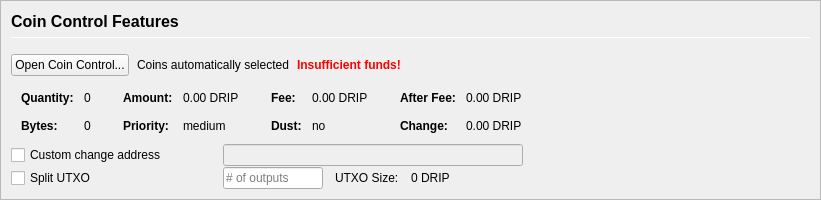
         <widget class="QFrame" name="frameCoinControl">
          <property name="sizePolicy">
           <sizepolicy hsizetype="Expanding" vsizetype="Expanding">
            <horstretch>0</horstretch>
            <verstretch>0</verstretch>
           </sizepolicy>
          </property>
          <property name="maximumSize">
           <size>
            <width>16777215</width>
            <height>16777215</height>
           </size>
          </property>
          <property name="frameShape">
           <enum>QFrame::StyledPanel</enum>
          </property>
          <property name="frameShadow">
           <enum>QFrame::Sunken</enum>
          </property>
          <layout class="QVBoxLayout" name="verticalLayoutCoinControl2">
           <property name="spacing">
            <number>0</number>
           </property>
           <property name="leftMargin">
            <number>0</number>
           </property>
           <property name="topMargin">
            <number>0</number>
           </property>
           <property name="rightMargin">
            <number>0</number>
           </property>
           <property name="bottomMargin">
            <number>0</number>
           </property>
           <item>
            <widget class="QFrame" name="frameCoinControl_BG">
             <layout class="QVBoxLayout" name="verticalLayoutCoinControl" stretch="0,0,0,0,0,0">
              <property name="spacing">
               <number>1</number>
              </property>
              <property name="leftMargin">
               <number>10</number>
              </property>
              <property name="topMargin">
               <number>10</number>
              </property>
              <item>
               <layout class="QHBoxLayout" name="horizontalLayoutCoinControl1">
                <property name="bottomMargin">
                 <number>15</number>
                </property>
                <item>
                 <layout class="QVBoxLayout" name="verticalLayout_3">
                  <property name="spacing">
                   <number>6</number>
                  </property>
                  <item>
                   <widget class="QLabel" name="labelCoinControlFeatures">
                    <property name="sizePolicy">
                     <sizepolicy hsizetype="Preferred" vsizetype="Maximum">
                      <horstretch>0</horstretch>
                      <verstretch>0</verstretch>
                     </sizepolicy>
                    </property>
                    <property name="minimumSize">
                     <size>
                      <width>0</width>
                      <height>20</height>
                     </size>
                    </property>
                    <property name="font">
                     <font>
                      <pointsize>12</pointsize>
                      <weight>75</weight>
                      <bold>true</bold>
                     </font>
                    </property>
                    <property name="styleSheet">
                     <string notr="true">font-weight:bold;</string>
                    </property>
                    <property name="text">
                     <string>Coin Control Features</string>
                    </property>
                   </widget>
                  </item>
                  <item>
                   <widget class="Line" name="line">
                    <property name="minimumSize">
                     <size>
                      <width>0</width>
                      <height>1</height>
                     </size>
                    </property>
                    <property name="maximumSize">
                     <size>
                      <width>16777215</width>
                      <height>1</height>
                     </size>
                    </property>
                    <property name="orientation">
                     <enum>Qt::Horizontal</enum>
                    </property>
                   </widget>
                  </item>
                 </layout>
                </item>
               </layout>
              </item>
              <item>
               <layout class="QHBoxLayout" name="horizontalLayoutCoinControl2" stretch="0,0,0,0">
                <property name="spacing">
                 <number>8</number>
                </property>
                <property name="bottomMargin">
                 <number>10</number>
                </property>
                <item>
                 <widget class="QPushButton" name="pushButtonCoinControl">
                  <property name="styleSheet">
                   <string notr="true"/>
                  </property>
                  <property name="text">
                   <string>Open Coin Control...</string>
                  </property>
                  <property name="autoDefault">
                   <bool>false</bool>
                  </property>
                 </widget>
                </item>
                <item>
                 <widget class="QLabel" name="labelCoinControlAutomaticallySelected">
                  <property name="text">
                   <string>Coins automatically selected</string>
                  </property>
                  <property name="margin">
                   <number>5</number>
                  </property>
                 </widget>
                </item>
                <item>
                 <widget class="QLabel" name="labelCoinControlInsuffFunds">
                  <property name="font">
                   <font>
                    <weight>75</weight>
                    <bold>true</bold>
                   </font>
                  </property>
                  <property name="styleSheet">
                   <string notr="true">color:red;font-weight:bold;</string>
                  </property>
                  <property name="text">
                   <string>Insufficient funds!</string>
                  </property>
                  <property name="margin">
                   <number>5</number>
                  </property>
                 </widget>
                </item>
                <item>
                 <spacer name="horizontalSpacerCoinControl">
                  <property name="orientation">
                   <enum>Qt::Horizontal</enum>
                  </property>
                  <property name="sizeHint" stdset="0">
                   <size>
                    <width>40</width>
                    <height>1</height>
                   </size>
                  </property>
                 </spacer>
                </item>
               </layout>
              </item>
              <item>
               <widget class="QWidget" name="widgetCoinControl" native="true">
                <property name="sizePolicy">
                 <sizepolicy hsizetype="Preferred" vsizetype="Preferred">
                  <horstretch>0</horstretch>
                  <verstretch>0</verstretch>
                 </sizepolicy>
                </property>
                <property name="minimumSize">
                 <size>
                  <width>0</width>
                  <height>0</height>
                 </size>
                </property>
                <property name="styleSheet">
                 <string notr="true"/>
                </property>
                <layout class="QHBoxLayout" name="horizontalLayoutCoinControl5">
                 <property name="leftMargin">
                  <number>0</number>
                 </property>
                 <property name="topMargin">
                  <number>0</number>
                 </property>
                 <property name="rightMargin">
                  <number>0</number>
                 </property>
                 <property name="bottomMargin">
                  <number>0</number>
                 </property>
                 <item>
                  <layout class="QHBoxLayout" name="horizontalLayoutCoinControl3" stretch="0,0,0,1">
                   <property name="spacing">
                    <number>20</number>
                   </property>
                   <property name="topMargin">
                    <number>0</number>
                   </property>
                   <property name="bottomMargin">
                    <number>10</number>
                   </property>
                   <item>
                    <layout class="QFormLayout" name="formLayoutCoinControl1">
                     <property name="horizontalSpacing">
                      <number>10</number>
                     </property>
                     <property name="verticalSpacing">
                      <number>14</number>
                     </property>
                     <property name="leftMargin">
                      <number>10</number>
                     </property>
                     <property name="topMargin">
                      <number>4</number>
                     </property>
                     <property name="rightMargin">
                      <number>6</number>
                     </property>
                     <item row="0" column="0">
                      <widget class="QLabel" name="labelCoinControlQuantityText">
                       <property name="font">
                        <font>
                         <weight>75</weight>
                         <bold>true</bold>
                        </font>
                       </property>
                       <property name="text">
                        <string>Quantity:</string>
                       </property>
                       <property name="margin">
                        <number>0</number>
                       </property>
                      </widget>
                     </item>
                     <item row="0" column="1">
                      <widget class="QLabel" name="labelCoinControlQuantity">
                       <property name="cursor">
                        <cursorShape>IBeamCursor</cursorShape>
                       </property>
                       <property name="contextMenuPolicy">
                        <enum>Qt::ActionsContextMenu</enum>
                       </property>
                       <property name="text">
                        <string notr="true">0</string>
                       </property>
                       <property name="margin">
                        <number>0</number>
                       </property>
                       <property name="textInteractionFlags">
                        <set>Qt::LinksAccessibleByMouse|Qt::TextSelectableByKeyboard|Qt::TextSelectableByMouse</set>
                       </property>
                      </widget>
                     </item>
                     <item row="1" column="0">
                      <widget class="QLabel" name="labelCoinControlBytesText">
                       <property name="font">
                        <font>
                         <weight>75</weight>
                         <bold>true</bold>
                        </font>
                       </property>
                       <property name="text">
                        <string>Bytes:</string>
                       </property>
                      </widget>
                     </item>
                     <item row="1" column="1">
                      <widget class="QLabel" name="labelCoinControlBytes">
                       <property name="cursor">
                        <cursorShape>IBeamCursor</cursorShape>
                       </property>
                       <property name="contextMenuPolicy">
                        <enum>Qt::ActionsContextMenu</enum>
                       </property>
                       <property name="text">
                        <string notr="true">0</string>
                       </property>
                       <property name="textInteractionFlags">
                        <set>Qt::LinksAccessibleByMouse|Qt::TextSelectableByKeyboard|Qt::TextSelectableByMouse</set>
                       </property>
                      </widget>
                     </item>
                    </layout>
                   </item>
                   <item>
                    <layout class="QFormLayout" name="formLayoutCoinControl2">
                     <property name="horizontalSpacing">
                      <number>10</number>
                     </property>
                     <property name="verticalSpacing">
                      <number>14</number>
                     </property>
                     <property name="leftMargin">
                      <number>6</number>
                     </property>
                     <property name="topMargin">
                      <number>4</number>
                     </property>
                     <property name="rightMargin">
                      <number>6</number>
                     </property>
                     <item row="0" column="0">
                      <widget class="QLabel" name="labelCoinControlAmountText">
                       <property name="font">
                        <font>
                         <weight>75</weight>
                         <bold>true</bold>
                        </font>
                       </property>
                       <property name="text">
                        <string>Amount:</string>
                       </property>
                       <property name="margin">
                        <number>0</number>
                       </property>
                      </widget>
                     </item>
                     <item row="0" column="1">
                      <widget class="QLabel" name="labelCoinControlAmount">
                       <property name="cursor">
                        <cursorShape>IBeamCursor</cursorShape>
                       </property>
                       <property name="contextMenuPolicy">
                        <enum>Qt::ActionsContextMenu</enum>
                       </property>
                       <property name="text">
                        <string notr="true">0.00 DRIP</string>
                       </property>
                       <property name="textInteractionFlags">
                        <set>Qt::LinksAccessibleByMouse|Qt::TextSelectableByKeyboard|Qt::TextSelectableByMouse</set>
                       </property>
                      </widget>
                     </item>
                     <item row="1" column="0">
                      <widget class="QLabel" name="labelCoinControlPriorityText">
                       <property name="font">
                        <font>
                         <weight>75</weight>
                         <bold>true</bold>
                        </font>
                       </property>
                       <property name="text">
                        <string>Priority:</string>
                       </property>
                      </widget>
                     </item>
                     <item row="1" column="1">
                      <widget class="QLabel" name="labelCoinControlPriority">
                       <property name="cursor">
                        <cursorShape>IBeamCursor</cursorShape>
                       </property>
                       <property name="contextMenuPolicy">
                        <enum>Qt::ActionsContextMenu</enum>
                       </property>
                       <property name="text">
                        <string>medium</string>
                       </property>
                       <property name="textInteractionFlags">
                        <set>Qt::LinksAccessibleByMouse|Qt::TextSelectableByKeyboard|Qt::TextSelectableByMouse</set>
                       </property>
                      </widget>
                     </item>
                    </layout>
                   </item>
                   <item>
                    <layout class="QFormLayout" name="formLayoutCoinControl3">
                     <property name="horizontalSpacing">
                      <number>10</number>
                     </property>
                     <property name="verticalSpacing">
                      <number>14</number>
                     </property>
                     <property name="leftMargin">
                      <number>6</number>
                     </property>
                     <property name="topMargin">
                      <number>4</number>
                     </property>
                     <property name="rightMargin">
                      <number>6</number>
                     </property>
                     <item row="0" column="0">
                      <widget class="QLabel" name="labelCoinControlFeeText">
                       <property name="font">
                        <font>
                         <weight>75</weight>
                         <bold>true</bold>
                        </font>
                       </property>
                       <property name="text">
                        <string>Fee:</string>
                       </property>
                       <property name="margin">
                        <number>0</number>
                       </property>
                      </widget>
                     </item>
                     <item row="0" column="1">
                      <widget class="QLabel" name="labelCoinControlFee">
                       <property name="cursor">
                        <cursorShape>IBeamCursor</cursorShape>
                       </property>
                       <property name="contextMenuPolicy">
                        <enum>Qt::ActionsContextMenu</enum>
                       </property>
                       <property name="text">
                        <string notr="true">0.00 DRIP</string>
                       </property>
                       <property name="textInteractionFlags">
                        <set>Qt::LinksAccessibleByMouse|Qt::TextSelectableByKeyboard|Qt::TextSelectableByMouse</set>
                       </property>
                      </widget>
                     </item>
                     <item row="1" column="0">
                      <widget class="QLabel" name="labelCoinControlLowOutputText">
                       <property name="font">
                        <font>
                         <weight>75</weight>
                         <bold>true</bold>
                        </font>
                       </property>
                       <property name="text">
                        <string>Dust:</string>
                       </property>
                      </widget>
                     </item>
                     <item row="1" column="1">
                      <widget class="QLabel" name="labelCoinControlLowOutput">
                       <property name="cursor">
                        <cursorShape>IBeamCursor</cursorShape>
                       </property>
                       <property name="contextMenuPolicy">
                        <enum>Qt::ActionsContextMenu</enum>
                       </property>
                       <property name="text">
                        <string>no</string>
                       </property>
                       <property name="textInteractionFlags">
                        <set>Qt::LinksAccessibleByMouse|Qt::TextSelectableByKeyboard|Qt::TextSelectableByMouse</set>
                       </property>
                      </widget>
                     </item>
                    </layout>
                   </item>
                   <item>
                    <layout class="QFormLayout" name="formLayoutCoinControl4">
                     <property name="horizontalSpacing">
                      <number>10</number>
                     </property>
                     <property name="verticalSpacing">
                      <number>14</number>
                     </property>
                     <property name="leftMargin">
                      <number>6</number>
                     </property>
                     <property name="topMargin">
                      <number>4</number>
                     </property>
                     <property name="rightMargin">
                      <number>6</number>
                     </property>
                     <item row="0" column="0">
                      <widget class="QLabel" name="labelCoinControlAfterFeeText">
                       <property name="font">
                        <font>
                         <weight>75</weight>
                         <bold>true</bold>
                        </font>
                       </property>
                       <property name="text">
                        <string>After Fee:</string>
                       </property>
                       <property name="margin">
                        <number>0</number>
                       </property>
                      </widget>
                     </item>
                     <item row="0" column="1">
                      <widget class="QLabel" name="labelCoinControlAfterFee">
                       <property name="cursor">
                        <cursorShape>IBeamCursor</cursorShape>
                       </property>
                       <property name="contextMenuPolicy">
                        <enum>Qt::ActionsContextMenu</enum>
                       </property>
                       <property name="text">
                        <string notr="true">0.00 DRIP</string>
                       </property>
                       <property name="textInteractionFlags">
                        <set>Qt::LinksAccessibleByMouse|Qt::TextSelectableByKeyboard|Qt::TextSelectableByMouse</set>
                       </property>
                      </widget>
                     </item>
                     <item row="1" column="0">
                      <widget class="QLabel" name="labelCoinControlChangeText">
                       <property name="font">
                        <font>
                         <weight>75</weight>
                         <bold>true</bold>
                        </font>
                       </property>
                       <property name="text">
                        <string>Change:</string>
                       </property>
                      </widget>
                     </item>
                     <item row="1" column="1">
                      <widget class="QLabel" name="labelCoinControlChange">
                       <property name="cursor">
                        <cursorShape>IBeamCursor</cursorShape>
                       </property>
                       <property name="contextMenuPolicy">
                        <enum>Qt::ActionsContextMenu</enum>
                       </property>
                       <property name="text">
                        <string notr="true">0.00 DRIP</string>
                       </property>
                       <property name="textInteractionFlags">
                        <set>Qt::LinksAccessibleByMouse|Qt::TextSelectableByKeyboard|Qt::TextSelectableByMouse</set>
                       </property>
                      </widget>
                     </item>
                    </layout>
                   </item>
                  </layout>
                 </item>
                </layout>
               </widget>
              </item>
              <item>
               <layout class="QHBoxLayout" name="horizontalLayoutCoinControl4">
                <property name="spacing">
                 <number>12</number>
                </property>
                <property name="sizeConstraint">
                 <enum>QLayout::SetDefaultConstraint</enum>
                </property>
                <property name="topMargin">
                 <number>0</number>
                </property>
                <property name="rightMargin">
                 <number>0</number>
                </property>
                <item>
                 <widget class="QCheckBox" name="checkBoxCoinControlChange">
                  <property name="sizePolicy">
                   <sizepolicy hsizetype="Preferred" vsizetype="Preferred">
                    <horstretch>0</horstretch>
                    <verstretch>0</verstretch>
                   </sizepolicy>
                  </property>
                  <property name="minimumSize">
                   <size>
                    <width>200</width>
                    <height>0</height>
                   </size>
                  </property>
                  <property name="maximumSize">
                   <size>
                    <width>200</width>
                    <height>16777215</height>
                   </size>
                  </property>
                  <property name="toolTip">
                   <string>If this is activated, but the change address is empty or invalid, change will be sent to a newly generated address.</string>
                  </property>
                  <property name="text">
                   <string>Custom change address</string>
                  </property>
                 </widget>
                </item>
                <item>
                 <widget class="QValidatedLineEdit" name="lineEditCoinControlChange">
                  <property name="enabled">
                   <bool>false</bool>
                  </property>
                  <property name="sizePolicy">
                   <sizepolicy hsizetype="Preferred" vsizetype="Preferred">
                    <horstretch>0</horstretch>
                    <verstretch>0</verstretch>
                   </sizepolicy>
                  </property>
                  <property name="minimumSize">
                   <size>
                    <width>300</width>
                    <height>0</height>
                   </size>
                  </property>
                 </widget>
                </item>
                <item>
                 <widget class="QLabel" name="labelCoinControlChangeLabel">
                  <property name="sizePolicy">
                   <sizepolicy hsizetype="Preferred" vsizetype="Preferred">
                    <horstretch>0</horstretch>
                    <verstretch>0</verstretch>
                   </sizepolicy>
                  </property>
                  <property name="minimumSize">
                   <size>
                    <width>100</width>
                    <height>0</height>
                   </size>
                  </property>
                  <property name="text">
                   <string/>
                  </property>
                  <property name="margin">
                   <number>3</number>
                  </property>
                 </widget>
                </item>
               </layout>
              </item>
              <item>
               <layout class="QHBoxLayout" name="horizontalLayoutCoinControl6">
                <property name="spacing">
                 <number>12</number>
                </property>
                <property name="rightMargin">
                 <number>0</number>
                </property>
                <item>
                 <widget class="QCheckBox" name="splitBlockCheckBox">
                  <property name="sizePolicy">
                   <sizepolicy hsizetype="Preferred" vsizetype="Preferred">
                    <horstretch>0</horstretch>
                    <verstretch>0</verstretch>
                   </sizepolicy>
                  </property>
                  <property name="minimumSize">
                   <size>
                    <width>200</width>
                    <height>0</height>
                   </size>
                  </property>
                  <property name="maximumSize">
                   <size>
                    <width>200</width>
                    <height>16777215</height>
                   </size>
                  </property>
                  <property name="text">
                   <string>Split UTXO</string>
                  </property>
                 </widget>
                </item>
                <item>
                 <widget class="QLineEdit" name="splitBlockLineEdit">
                  <property name="sizePolicy">
                   <sizepolicy hsizetype="Preferred" vsizetype="Preferred">
                    <horstretch>50</horstretch>
                    <verstretch>0</verstretch>
                   </sizepolicy>
                  </property>
                  <property name="minimumSize">
                   <size>
                    <width>100</width>
                    <height>0</height>
                   </size>
                  </property>
                  <property name="maximumSize">
                   <size>
                    <width>100</width>
                    <height>16777215</height>
                   </size>
                  </property>
                  <property name="placeholderText">
                   <string># of outputs</string>
                  </property>
                 </widget>
                </item>
                <item>
                 <widget class="QLabel" name="labelBlockSizeText">
                  <property name="text">
                   <string>UTXO Size:</string>
                  </property>
                 </widget>
                </item>
                <item>
                 <widget class="QLabel" name="labelBlockSize">
                  <property name="text">
                   <string>0 DRIP</string>
                  </property>
                 </widget>
                </item>
                <item>
                 <spacer name="horizontalSpacer_7">
                  <property name="orientation">
                   <enum>Qt::Horizontal</enum>
                  </property>
                  <property name="sizeHint" stdset="0">
                   <size>
                    <width>40</width>
                    <height>20</height>
                   </size>
                  </property>
                 </spacer>
                </item>
               </layout>
              </item>
              <item>
               <spacer name="verticalSpacerCoinControl">
                <property name="orientation">
                 <enum>Qt::Vertical</enum>
                </property>
                <property name="sizeHint" stdset="0">
                 <size>
                  <width>800</width>
                  <height>1</height>
                 </size>
                </property>
               </spacer>
              </item>
             </layout>
            </widget>
           </item>
          </layout>
         </widget>
